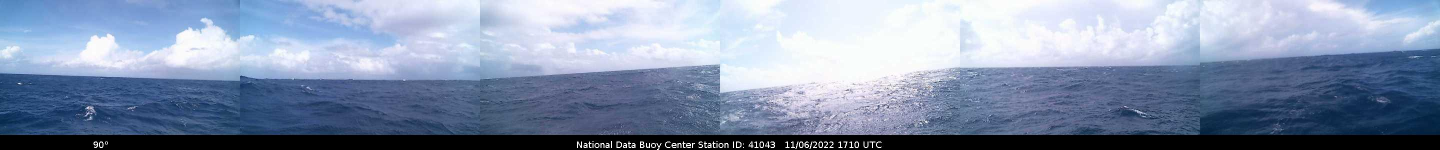
#> input picture images/buoys/41043/2022_11_6_11_52.jpg, 2880 x 300 px (shown at 1/2 size); the run also reads 1 picture not shown here
$ jupyter execute --allow-errors readmehelper.ipynb
#> lines starting #> are read from the running program, lines starting #| are printed output that depends on the picture
# Required Code File to Run
```python
import datetime
import requests
import os
import re

def scrape_noaa_buoycams(image_directory):
    # URL of the buoycam image should be like this https://www.ndbc.noaa.gov/buoycam.php?station=42039
    buoycam_url = "https://www.ndbc.noaa.gov/buoycam.php?station={buoycam_id}"

    # List of buoycam IDs
    buoycam_ids = ["45007", "45012", "46002", "46011", "46012", "46015", "46025", "46026", "46027", "46028", "46042", "46047", "46053", "46054", "46059", "46066", "46069", "46071", "46072", "46078", "46085", "46086", "46087", "46088", "46089", "51000", "51001", "51002", "51003", "51004", "51101", "46084"]
    # Create the image directory if it doesn't exist
    os.makedirs(image_directory, exist_ok=True)

    # Scrape images from each buoycam
    for buoycam_id in buoycam_ids:
        # Construct the URL for the buoycam image
        url = buoycam_url.format(buoycam_id=buoycam_id)

        # Send a GET request to retrieve the image data
        response = requests.get(url)

        # Check if the request was successful
        if response.status_code == 200:
            timedateofimage = datetime.datetime.utcnow().strftime("%Y%m%d%H%M%S")
            # Convert the timedateofimage to Zulu snake case format
            zulu_snakecased_time = re.sub(r'[^a-zA-Z0-9]', '_', timedateofimage)

            # Save the image to the image directory
            # Save the image with the Zulu snakecased timecode
            image_path = os.path.join(image_directory, f"{buoycam_id}/{buoycam_id}_{zulu_snakecased_time}.jpg")

            with open(image_path, "wb") as f:
                f.write(response.content)
            print(f"Image saved: {image_path}")
        else:
            print(f"Failed to retrieve image from buoycam {buoycam_id}")

# Example usage
image_directory = "images/buoys"

scrape_noaa_buoycams(image_directory)
```

[cell 1]
import pandas as pd

import the buoy list
from data/buoy_list.csv

[cell 2]
buoy_list = pd.read_csv('../data/buoys.csv')
#> (reads data/buoys.csv from the repository)
# get the list of buoys
buoy_list.columns
# buoy_list = buoy_list['buoy_id'].tolist()
# buoy_list.head()
# drop Unnamed: 1 column
buoy_list = buoy_list.drop(columns=['Unnamed: 1'])
# get the list of buoys
# define the column names
buoy_list.columns = ['buoy_id']
# get the list of buoys
buoy_list = buoy_list['buoy_id'].tolist()
print(buoy_list[0:10])

[cell 3]
buoy_locs = pd.read_csv("../data/buoy_id_to_lat_lon.csv")
#> (reads data/buoy_id_to_lat_lon.csv from the repository)
# add header to buoy_locs
buoy_locs.columns = ['buoy', 'coords']

# merge the two dataframes
# the coords is a list of two numbers, the lat and lon
# split the coords into two columns and add them to the buoy_locs dataframe
# buoy_locs[['lat', 'lon']] = pd.DataFrame(buoy_locs.coords.tolist(), index=buoy_locs.index)
# buoy_locs = buoy_locs.drop(columns=['coords'])
# get the numbers
# buoy_locs.head()
import re
buoy_locs.head()
# for every row use regex to split the coords into two columns and add them to the buoy_locs dataframe
for index, row in buoy_locs.iterrows():
    # print(row['coords'])
    lat = re.findall(r"[-+]?\d*\.\d+|\d+", row['coords'])[0]
    lon = re.findall(r"[-+]?\d*\.\d+|\d+", row['coords'])[1]
    buoy_locs.at[index, 'lat'] = lat
    buoy_locs.at[index, 'lon'] = lon
# drop the coords column
buoy_locs = buoy_locs.drop(columns=['coords'])
# get the numbers
buoy_locs.head()

#> (a cell that did not finish here is left out)

[cell 5]
# Create a list of phrases for the main page to display on the ticker
phrase_partone = 'Looking at Buoy {}'.format(buoy_list[index]) # where index is a random id from the list of buoys
#> (the rest of this cell did not finish here and is left out)

[cell 6]
# Tapestry Weaver Function
import numpy as np


# [18 lines left out: function update_tapestry, not called in this run]

[cell 7]
# function to parse the images/buoys directory and return only the set of most recent unique images from the directory
import os
import re
import datetime
import pandas as pd
import numpy as np
import cv2
import matplotlib.pyplot as plt
import matplotlib.image as mpimg
import random
import time
import glob
import shutil
import requests
import json
import urllib.request

def get_newest_images():
    # parse the images/buoys directory and return only the set of most recent unique images from the directory
    # get the list of files in the images/buoys directory
    files = glob.glob('../images/buoys/*')
    # get the list of unique buoys
    buoys = []
    for file in files:
        buoy = file.split('/')[-1].split('_')[0]
        buoys.append(buoy)
    buoys = list(set(buoys))
    # get the most recent image for each buoy
    newest_images = []
    for buoy in buoys:
        # get the list of files for this buoy
        buoy_files = glob.glob('../images/buoys/{}*'.format(buoy))
        # get the most recent file
        newest_file = max(buoy_files, key=os.path.getctime)
        newest_images.append(newest_file)
    return newest_images

# [61 lines left out: functions parse_the_newest_images, parse_older_images, parse_any_buoy_images, not called in this run]

def generate_the_first_tapestry():
    # create a new tapestry image and save it to the images/tapestry directory
    # make it blank for now
    # return the tapestry image
    # create a blank tapestry image
    tapestry_image = np.zeros((100, 100, 3), np.uint8)
    # save the tapestry image to the images/ directory
    cv2.imwrite('../images/tapestry.png', tapestry_image)
    return tapestry_image

# [53 lines left out: functions add_buoys_to_tapestry, get_tapestry_image, not called in this run]

def get_buoys_to_add():
    # get the list of files in the images/buoys directory
    files = glob.glob('../images/buoys/*')
    # get the list of unique buoys
    buoys = []
    for file in files:
        buoy = file.split('/')[-1].split('_')[0]
        buoys.append(buoy)
    buoys = list(set(buoys))
    # get the most recent image for each buoy
    newest_images = []
    for buoy in buoys:
        # get the list of files for this buoy
        buoy_files = glob.glob('../images/buoys/{}*'.format(buoy))
        # get the most recent file
        newest_file = max(buoy_files, key=os.path.getctime)
        newest_images.append(newest_file)
    # get the list of optimal buoys
    optimal_buoys = optimal_buoy_locs['Buoy ID'].tolist()
    # get the list of buoys to be added to the tapestry
    buoys_to_add = []
    for buoy in buoys:
        if buoy in optimal_buoys:
            buoys_to_add.append(buoy)
    return buoys_to_add


# [25 lines left out: function process_flow, not called in this run]

[cell 8]
def crop_out_the_bottom(image):
    # there is a black bar at the bottom of the image that needs to be cropped out
    # return the cropped image
    # get the height and width of the image
    height, width, channels = image.shape
    # crop out the bottom 20 pixels
    image = image[0:height-25, 0:width]
    return image

[cell 9]
# test the crop_out_the_bottom function on one random image from the images/buoys directory
# get the list of files in the images/buoys directory
files = glob.glob('../images/buoys/*/*')
# get a random file
file = random.choice(files)
# read the image
image = cv2.imread(file)
#> image is the input picture: shape (300, 2880, 3); mean B, G, R 171.7, 146, 131.2
# crop out the bottom
image = crop_out_the_bottom(image)
#> in crop_out_the_bottom, `image = image[0:height-25, 0:width]`:
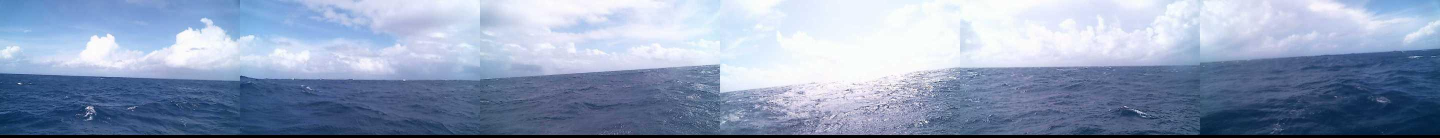
#> image: shape (275, 2880, 3) (shown at 1/2 size); mean of channels 0, 1, 2 186.4, 158.4, 142.2; drawn as B, G, R
# show the image
plt.imshow(image)

#> (a cell that did not finish here is left out)

[cell 11]
# [9 lines of commented-out code are left out]
def process_flow():
    # use the functions above in the correct order to process the flow
    # save the updated tapestry image to the images directory as tapestry.png
    # if there is no tapestry image, create one
    # if there are no images in the images/buoys directory, do nothing

    # get the list of files in the images/buoys directory
    files = glob.glob('../images/buoys/*')
    # if there are no files in the images/buoys directory, do nothing
    if len(files) == 0:
        print("No files in the images/buoys directory")
        return
    # if there is no tapestry image, create one
    if not os.path.isfile('../images/tapestry.png'):
        print("No tapestry image")
        generate_the_first_tapestry()
    # get the list of buoys to add to the tapestry
    buoys_to_add = get_buoys_to_add()
    # add the buoys to the tapestry
    add_buoys_to_tapestry(buoys_to_add)
    # get the tapestry image
    tapestry_image = get_tapestry_image()
    # save the tapestry image
    cv2.imwrite('../images/tapestry.png', tapestry_image)
    return


#> (the rest of this cell did not finish here and is left out)

[cell 12]
# now grab the newest images for each buoy instead of ten random images
# get the list of files in the images/buoys directory and sort them by date created

# what is the most recent photo (by date created) over all buoys?
# get the list of files in the images/buoys directory
files = glob.glob('../images/buoys/*/*')
# get the most recent file
newest_file = max(files, key=os.path.getctime)
# read the image
image = cv2.imread(newest_file)
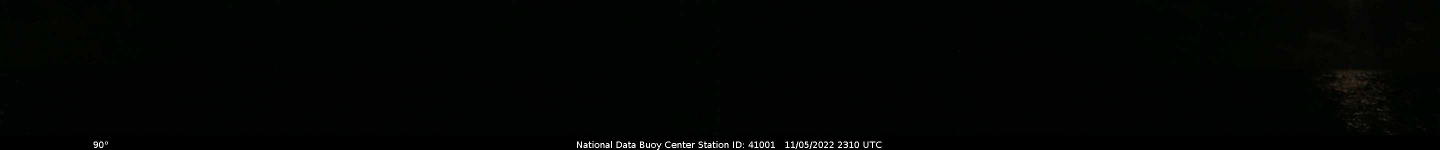
#> input picture images/buoys/41001/2022_11_5_19_27.jpg, 2880 x 300 px (shown at 1/2 size)
#> image is the input picture: shape (300, 2880, 3); mean B, G, R 2.5, 3.9, 2.3
# show the image
plt.imshow(image)

[cell 13]
# now grab the newest images for each buoy instead of ten random images
# get the list of files in the images/buoys directory and sort them by date created

# what is the most recent photo (by date created) over all buoys?
# get the list of files in the images/buoys directory
files = glob.glob('../images/buoys/*/*')
# show the twenty most recent images
for file in files[-20:]:
    # read the image
    image = cv2.imread(file)
    # add the image to the blank image

    # show the image
    plt.imshow(image)
    plt.show()

[cell 14]
# now grab the newest images for each buoy instead of ten random images
# get the list of files in the images/buoys directory and sort them by date created
from tqdm import tqdm
import time
# what is the most recent photo (by date created) over all buoys?
# get the list of files in the images/buoys directory
sunsets_found = 0 # keep track of how many sunsets we find
#> sunsets_found = 0
files = glob.glob('../images/buoys/*/*')
height, width, channels = cv2.imread(files[0]).shape
#> height = 300; width = 2880; channels = 3
# blank_image = np.zeros((height*10, width, channels), np.uint8)
# get the ten images that have the most orange in them
# make the blank image the same size as the images
blank_image = np.zeros((height*10, width, channels), np.uint8)

for file in tqdm(files):
    # read the image
    try:
        image = cv2.imread(file)
        # get the average orange value
        # print(np.mean(image[:,:,2]))
        orange_value = np.mean(image[:,:,2]) # the orange channel is the third channel
#> orange_value = 2.28
        red_value = np.mean(image[:,:,0]) # get the average red value when over 147 then save the image
#> red_value = 2.5
        blue_value = np.mean(image[:,:,1]) # blue value
#> blue_value = 3.85
        # print(orange_value, red_value, blue_value)

        # show the image and annotate it with the orange, red, and blue values
        plt.imshow(image)
        plt.title("Orange: " + str(orange_value) + " Red: " + str(red_value) + " Blue: " + str(blue_value))
        # plt.show()
        # time.sleep(1)


        # if the orange value is greater than 150 add the image to the blank image
        # a sunset will have the colors red, orange, and yellow
        # a sunset will have a high orange value and a high red value
        # a sunset will have a low blue value
        if orange_value > 100 and red_value > 150 and blue_value >60:
            # add the image as a new row to the blank image
            blank_image[sunsets_found*height:(sunsets_found+1)*height, 0:width] = image

            # show progress by printing out the blank image
            cv2.imwrite('../images/tapestry.png', blank_image)
            #print("Sunset found!")
            sunsets_found += 1
        if sunsets_found == 10:

            cv2.imwrite('../images/tapestry.png', blank_image)
            break
    except:
        print("Error reading image")
        pass
# show the blank tapestry
plt.imshow(blank_image)
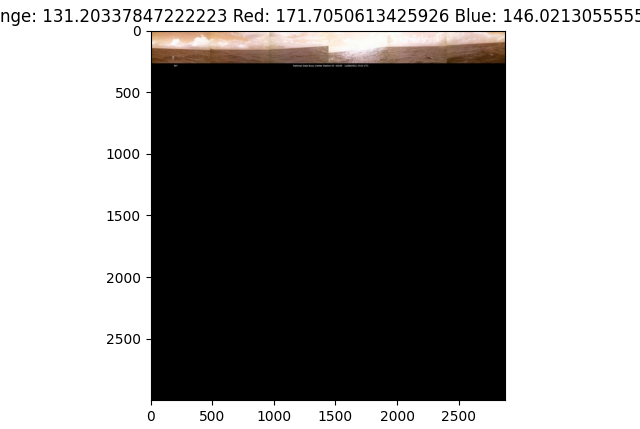
#> figure drawn by matplotlib, 1 panel; B, G, R data is drawn as R, G, B

[cell 15]
# now grab the newest images for each buoy instead of ten random images
# get the list of files in the images/buoys directory and sort them by date created

# what is the most recent photo (by date created) over all buoys?
# get the list of files in the images/buoys directory
files = glob.glob('../images/buoys/*/*')
# get the most recent file
print("The most recent file is {}".format(max(files, key=os.path.getctime)))

newest_file = max(files, key=os.path.getctime)
# read the image
image = cv2.imread(newest_file)
# show the image
plt.imshow(image)

[cell 16]
# get the list of files in the images/buoys directory
files = glob.glob('../images/buoys/*/*')
# get the most recent file
newest_file = max(files, key=os.path.getctime)
# read the image
image = cv2.imread(newest_file)
# get the average orange value
orange_value = np.mean(image[:,:,2]) # the orange channel is the third channel
# show the image and annotate it with the orange value
plt.imshow(image)
plt.title("Orange: " + str(orange_value))
plt.show()

[cell 17]
# find the newest image that is not mainly black pixels. This will be the most recent image of one of the buoys in the folders in the images/buoys directory
# get the list of files in the images/buoys directory
files = glob.glob('../images/buoys/*/*')
# get the list of the paths to each of the latest images
latest_images = []
for file in tqdm(files):
    # read the image
    image = cv2.imread(file)
    # get the average orange value
    orange_value = np.mean(image[:,:,2]) # the orange channel is the third channel

    #* The logic
    #^ if the orange value is greater than 150 add the image to the black images list which we don't want
    if orange_value > 150:
        continue
    #^ we also don't want mainly white images which have orange values less than 10
    if orange_value < 10:
        continue
    #^ if the orange value is between 10 and 150 then add it to the list of latest images
    latest_images.append(file)

# get the most recent image that is not mainly black pixels
newest_file = max(latest_images, key=os.path.getctime)
# read the image
image = cv2.imread(newest_file)
# get the average orange value
orange_value = np.mean(image[:,:,2]) # the orange channel is the third channel
# show the image and annotate it with the orange value
plt.imshow(image)
plt.title("Orange: " + str(orange_value))
plt.show()

[cell 18]
newest_images = get_newest_images()

# with cv2 put the images in a grid with one column and ten rows and save the image as 'tapestry.png' in the images directory
# get the height and width of the first image
#> (the rest of this cell did not finish here and is left out)

[cell 19]
# now grab the newest images for each buoy instead of ten random images
# get the list of files in the images/buoys directory and sort them by date created
from tqdm import tqdm
import time
# what is the most recent photo (by date created) over all buoys?
# get the list of files in the images/buoys directory
sunsets_found = 0 # keep track of how many sunsets we find
files = glob.glob('../images/buoys/*/*')
height, width, channels = cv2.imread(files[0]).shape
# blank_image = np.zeros((height*10, width, channels), np.uint8)
# get the ten images that have the most orange in them
# make the blank image the same size as the images
blank_image = np.zeros((height*10, width, channels), np.uint8)
cv2.imwrite('../images/tapestry.png', blank_image)
for file in tqdm(files):
    # read the image
    try:
        image = cv2.imread(file)
        # get the average orange value
        # print(np.mean(image[:,:,2]))
        orange_value = np.mean(image[:,:,2]) # the orange channel is the third channel
        red_value = np.mean(image[:,:,0]) # get the average red value when over 147 then save the image
        blue_value = np.mean(image[:,:,1]) # blue value
        # print(orange_value, red_value, blue_value)

        # show the image and annotate it with the orange, red, and blue values
        plt.imshow(image)
        plt.title("Orange: " + str(orange_value) + " Red: " + str(red_value) + " Blue: " + str(blue_value))
        # plt.show()
        # time.sleep(1)


        # if the orange value is greater than 150 add the image to the blank image
        # a sunset will have the colors red, orange, and yellow
        # a sunset will have a high orange value and a high red value
        # a sunset will have a low blue value
        if orange_value > 150 and red_value > 150:
            # add the image as a new row to the blank image
            blank_image[sunsets_found*height:(sunsets_found+1)*height, 0:width] = image

            # show progress by printing out the blank image
            cv2.imwrite('../images/tapestry.png', blank_image)
            #print("Sunset found!")
            sunsets_found += 1
        if sunsets_found == 10:

            cv2.imwrite('../images/tapestry.png', blank_image)
            break
    except:
        print("Error reading image")
        pass
# show the blank tapestry
plt.imshow(blank_image)
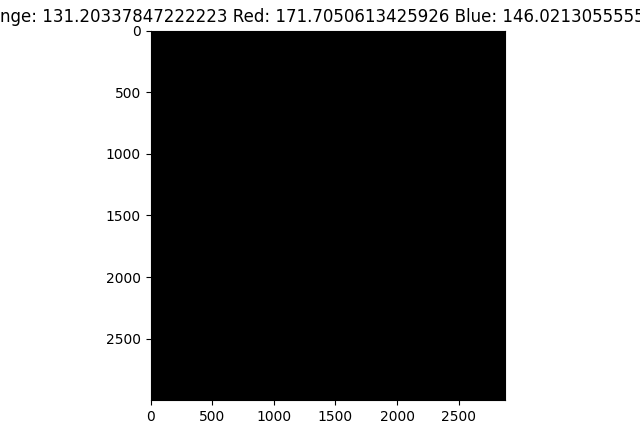
#> figure drawn by matplotlib, 1 panel; B, G, R data is drawn as R, G, B
